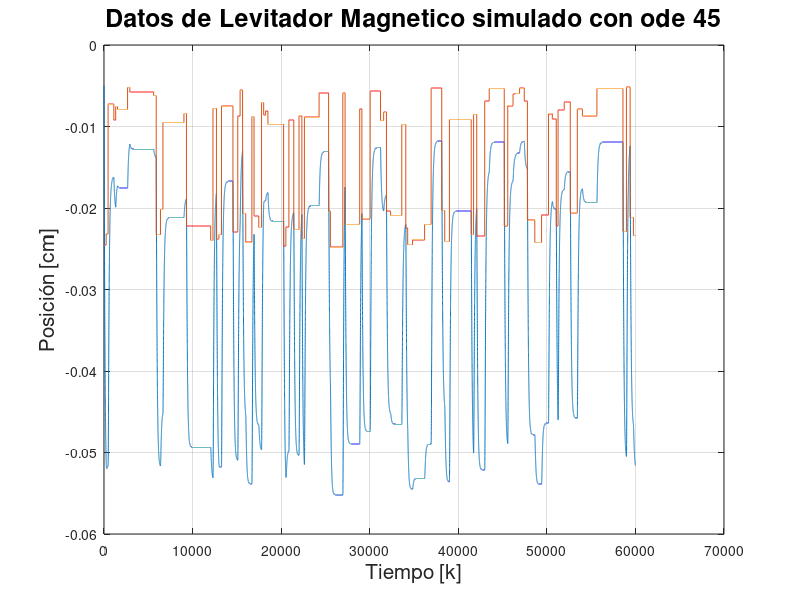

Here is the MATLAB script that generated this plot: (Note: this script raises an error after producing the figure.)
clear
close all
clc

%% Load Data %%
addpath('ejercicio_2/p3_ode45/')
addpath('ejercicio_2/p3_ode45/ts/')
addpath('ejercicio_2/toolbox_difuso/')

load('maglev_pd_ode_45_data.mat')
data_posicion = simout(1,:).';
load('aprbs.mat')
U = aprbs;

figure()
plot(data_posicion);
hold on
plot(U);
grid on;
title('Datos de Levitador Magnetico simulado con ode 45', 'FontSize', 18);
xlabel('Tiempo [k]', 'FontSize', 15);
ylabel('Posición [cm]', 'FontSize', 15);


%% Parámetros del modelo %%
max_regs = 10;
max_clusters = 10;
porcentajes = [60 20 20];
[y, x] = autoregresores(data_posicion, U, max_regs, max_regs);

[Y.ent, Y.test, Y.val, X_fmin.ent, X_fmin.test, X_fmin.val] = separar_datos(y, x, porcentajes);

%% Optimizar modelo - Reglas %%
[err_test, err_ent] = clusters_optimo(Y.test, Y.ent, X_fmin.test, X_fmin.ent, max_clusters);
figure()
plot(err_test, 'b','LineWidth', 2)
hold on
plot(err_ent, 'r','LineWidth', 2)

% Encontrar el punto más bajo del gráfico de error de test y agregar un círculo
[min_error_test, idx_optimo] = min(err_test);
plot(idx_optimo, min_error_test, 'bo', 'MarkerSize', 10, 'LineWidth', 2, 'MarkerFaceColor', 'b');

title('Error de test y entrenamiento', 'FontSize', 18)
xlabel('Número de reglas', 'FontSize', 15)
ylabel('Error', 'FontSize', 15)

% Agregar el número de reglas óptimo en la leyenda
legend('Error de test', 'Error de entrenamiento', sprintf('Reglas óptimas = %d', idx_optimo))

ax = gca;
ax.FontSize = 15;
grid on
set(gcf,'color','w');

%% Optimizar modelo - Regresores %%
clusters = 2; % numero de clusters elegido anteriormente
num_iter = 20; % Número de iteraciones
[rmse_values,y_hat,model,x_optim_ent, x_optim_test, x_optim_val, eliminated_regressors, minJ] = optimize_model(Y, X_fmin, clusters, num_iter);

%% Plot Predicciones %%
y_hat_ = ysim(x_optim_test, model.a, model.b, model.g);

figure()
plot(Y.test, 'b')
hold on
plot(y_hat_, 'r')
hold off
legend('Valor real', 'Valor predicho')
xlabel('Número de muestras', 'FontSize', 15)
ylabel('Valores', 'FontSize', 15)
set(gcf, 'color', 'w');
grid on
title('Predicción a 1 paso en test', 'FontSize', 18);

%% Save Model %%
save('ejercicio_2/p3_ode45/ts/maglev_ts_model.mat', 'model');
save('ejercicio_2/p3_ode45/ts/regresores_eliminados_modelo_ts.mat', 'eliminated_regressors');

% END OF FILE %